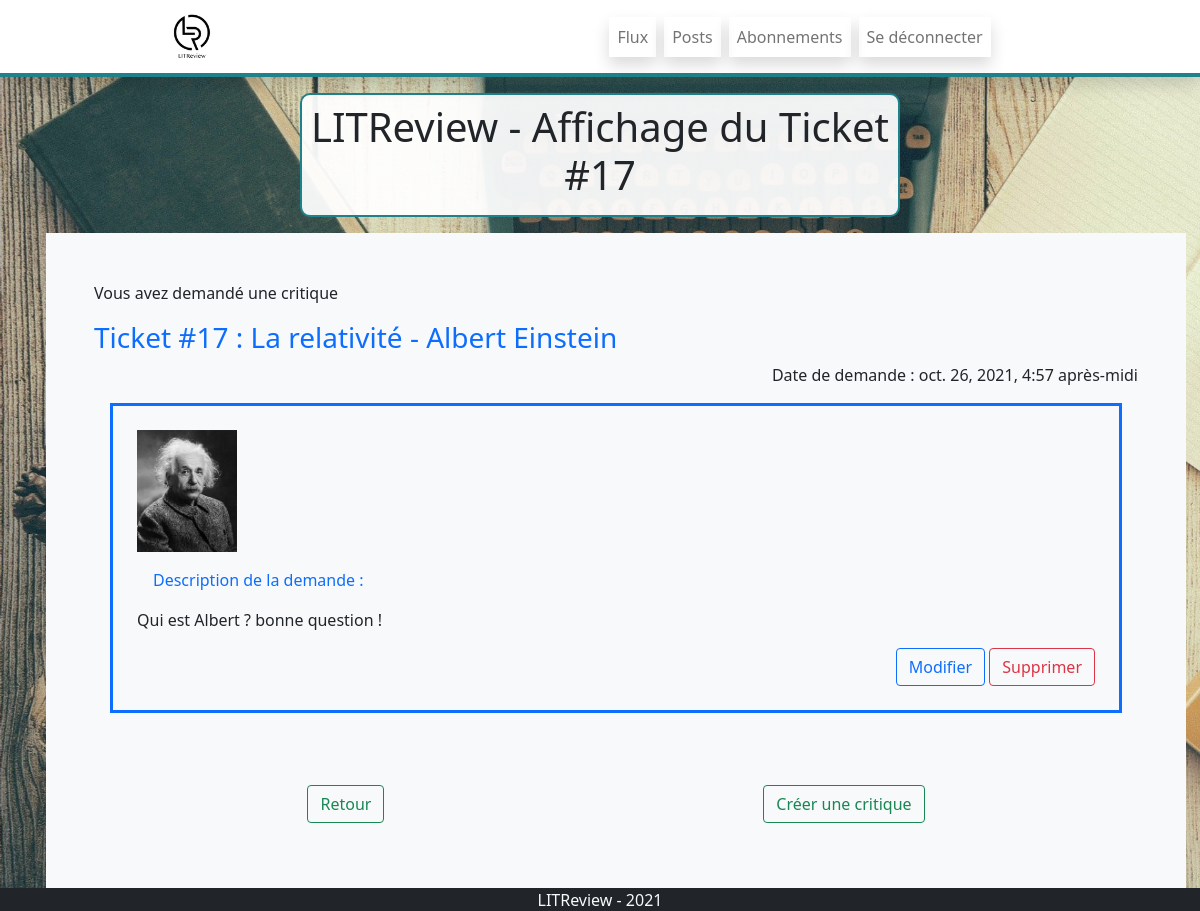
Page /ticket/17/ (signed in) on the earlier database version.
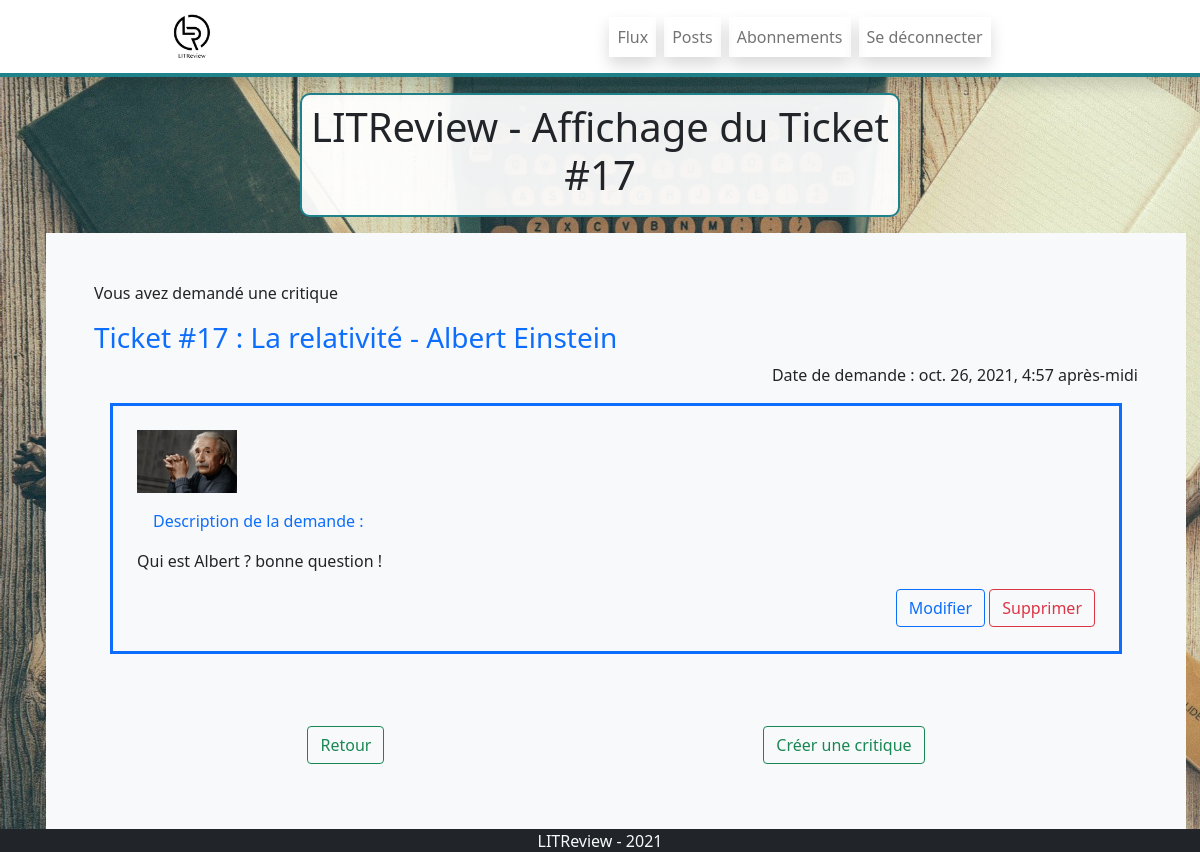
Same page on the later database version.
### review/models.py (models this page shows, shortened)
class Ticket(models.Model):
    title = models.CharField(max_length=128, null=True,
                             blank=True, verbose_name="Titre du Ticket")
    description = models.TextField(max_length=2048, blank=True, null=True)
    user = models.ForeignKey(
        to=settings.AUTH_USER_MODEL, on_delete=models.CASCADE, blank=True, null=True)
    image = models.ImageField(null=True)
    time_created = models.DateTimeField(
        default=timezone.now)
    IMAGE_MAX_SIZE = (300, 300)

### review/views.py (the view)
# urls.py: path('ticket/<int:number_ticket>/', views.read_ticket, name='read_ticket'),
@ login_required
def read_ticket(request, number_ticket):
    ticket = get_object_or_404(models.Ticket, id=number_ticket)
    context = {"ticket": ticket, "number_ticket": number_ticket}
    review = models.Review.objects.filter(ticket_id=number_ticket)
    if review:
        ticket.review = review[0]
        context["review"] = review[0]
    return render(request, 'review/read_ticket.html', context)

### review/templates/review/read_ticket.html (shortened to what this page needs)
{% extends '_base.html' %}
{% load static %} {% block main_content %}
<div class="container col-12 col-md-9 col-lg-6 m-auto p-2 borderTitle">
  <div class="row">
    <div class="jumbotron text-center">
      <h1>LITReview - Affichage du Ticket #{{ticket.id}}</h1>
    </div>
  </div>
</div>
<div class="container">
  <div class="row">
    <div class="m-3 p-5 bg-light">
      {% if ticket %}
      <div>
        {% if request.user.id == ticket.user.id%}
        <p>Vous avez demandé une critique</p>
        {%else%}
        <p>{{ticket.user}} a demandé une critique</p>
        {% endif%}
        <a
          href="{% url 'review:read_ticket' number_ticket %}"
          style="color: inherit; text-decoration: none"
        >
          <h3 class="text-primary">
            Ticket #{{ ticket.id }} : {{ ticket.title }}
          </h3></a
        >
        <p class="text-end">Date de demande : {{ticket.time_created}}</p>
        <div class="border border-primary border-3 p-4 m-3">
          {% if ticket.image %}
          <img src="{{ ticket.image.url }}" width="100px" />
          {% endif %}
          <p class="text-primary m-3">Description de la demande :</p>
          <p>{{ ticket.description }}</p>
          {% if request.user.id == ticket.user_id%}
          <div class="text-end">
            <button class="btn btn-outline-primary">
              <a
                href="{% url 'review:modify_ticket' ticket.id %}"
                style="color: inherit; text-decoration: none"
                >Modifier
              </a>
            </button>
            <button class="btn btn-outline-danger">
              <a
                href="{% url 'review:delete_ticket' ticket.id %}"
                style="color: inherit; text-decoration: none"
                >Supprimer
              </a>
            </button>
          </div>
          {% endif %}
        </div>
        <div class="m-4 pt-5 d-flex flex-row justify-content-around">
          <div class="">
            <button class="btn btn-outline-success">
              <a
                href="javascript:history.back()"
                style="color: inherit; text-decoration: none"
                >Retour</a
              >
            </button>
          </div>
          <div class="">
            {%if not review%}
            <button class="btn btn-outline-success">
              <a
                href="{% url 'review:create_new_review_for_ticket' number_ticket %}"
                style="color: inherit; text-decoration: none"
                >Créer une critique</a
              >
            </button>
            {% endif%}
          </div>
        </div>
      </div>
      {% endif%}
    </div>
  </div>
</div>
{% endblock main_content %}

Differences in the rows shown:
changed Ticket "La relativité - Albert Einstein": image: a different picture
